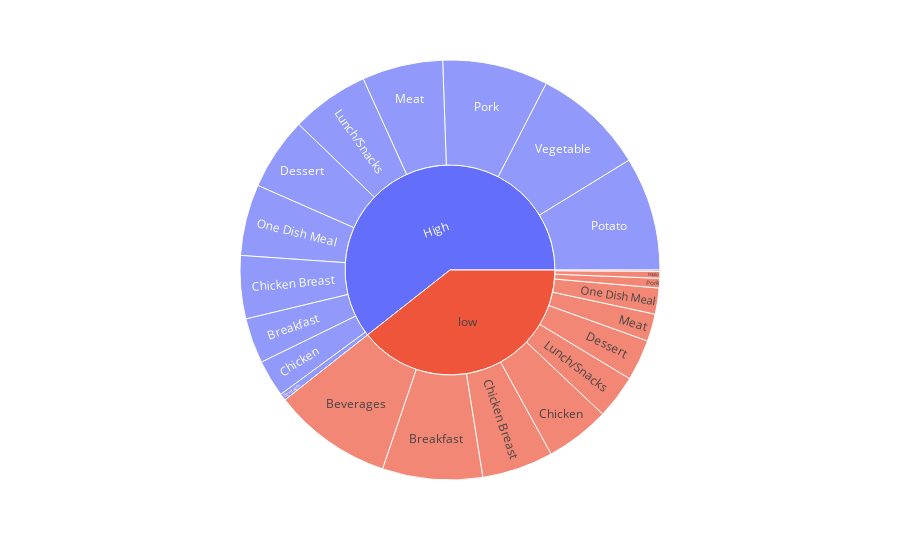

The notebook cell saved with this chart:
### Markdown cell above
Here we can observe a **greater diversity** in categories with high and low traffic. For instance, potato, vegetable, and pork are the top three categories with high traffic recipes, while Beverages, Breakfast, and Chicken Breast are the top three categories with low traffic recipes.

### Code cell
px.sunburst(recipe, path=['high_traffic', 'category'])

### Figure 1 — Plotly figure (JSON) as saved in the notebook; plotly's stock layout.template omitted (floating-point values rounded to 4 significant figures)
{"data": [{"branchvalues": "total", "domain": {"x": [0, 1], "y": [0, 1]}, "hovertemplate": "labels=%{label}<br>count=%{value}<br>parent=%{parent}<br>id=%{id}<extra></extra>", "ids": ["High/Beverages", "low/Beverages", "High/Breakfast", "low/Breakfast", "High/Chicken", "low/Chicken", "High/Chicken Breast", "low/Chicken Breast", "High/Dessert", "low/Dessert", "High/Lunch/Snacks", "low/Lunch/Snacks", "High/Meat", "low/Meat", "High/One Dish Meal", "low/One Dish Meal", "High/Pork", "low/Pork", "High/Potato", "low/Potato", "High/Vegetable", "low/Vegetable", "High", "low"], "labels": ["Beverages", "Beverages", "Breakfast", "Breakfast", "Chicken", "Chicken", "Chicken Breast", "Chicken Breast", "Dessert", "Dessert", "Lunch/Snacks", "Lunch/Snacks", "Meat", "Meat", "One Dish Meal", "One Dish Meal", "Pork", "Pork", "Potato", "Potato", "Vegetable", "Vegetable", "High", "low"], "name": "", "parents": ["High", "low", "High", "low", "High", "low", "High", "low", "High", "low", "High", "low", "High", "low", "High", "low", "High", "low", "High", "low", "High", "low", "", ""], "type": "sunburst", "values": [5, 87, 33, 73, 27, 47, 46, 52, 53, 30, 57, 32, 59, 20, 52, 19, 77, 7, 83, 5, 82, 1, 574, 373]}], "layout": {"legend": {"tracegroupgap": 0}, "margin": {"t": 60}}}
